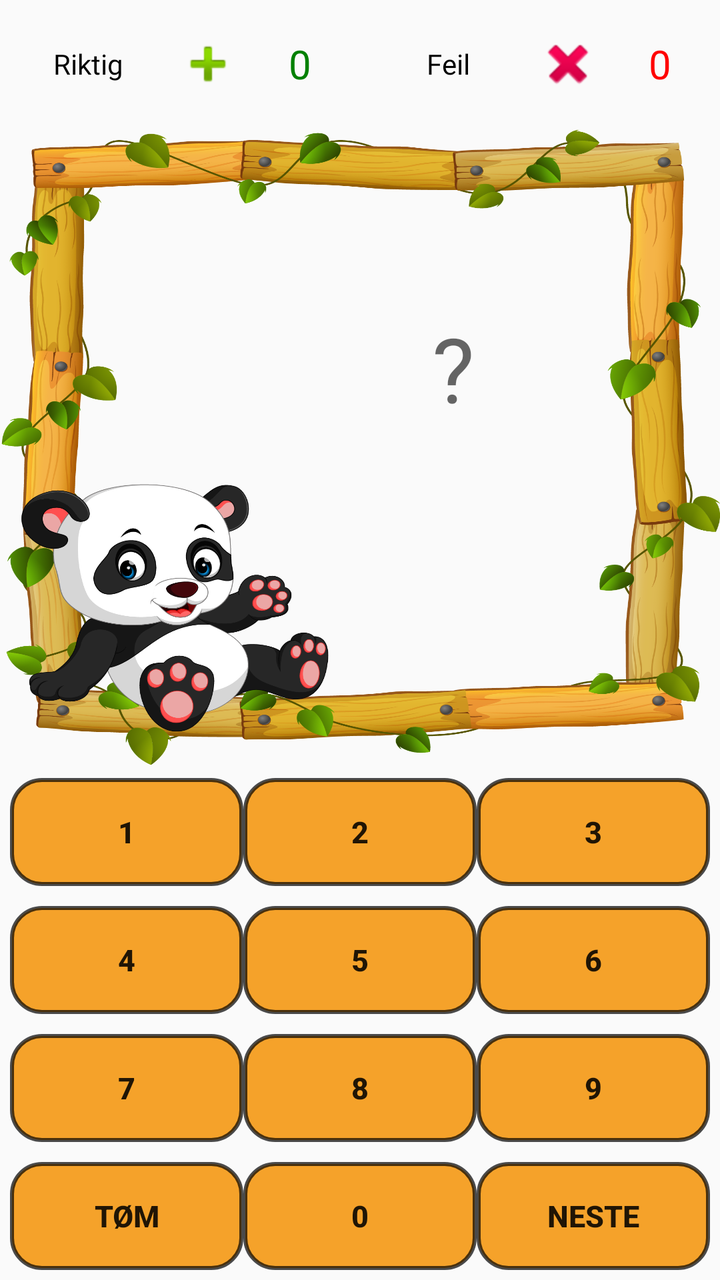
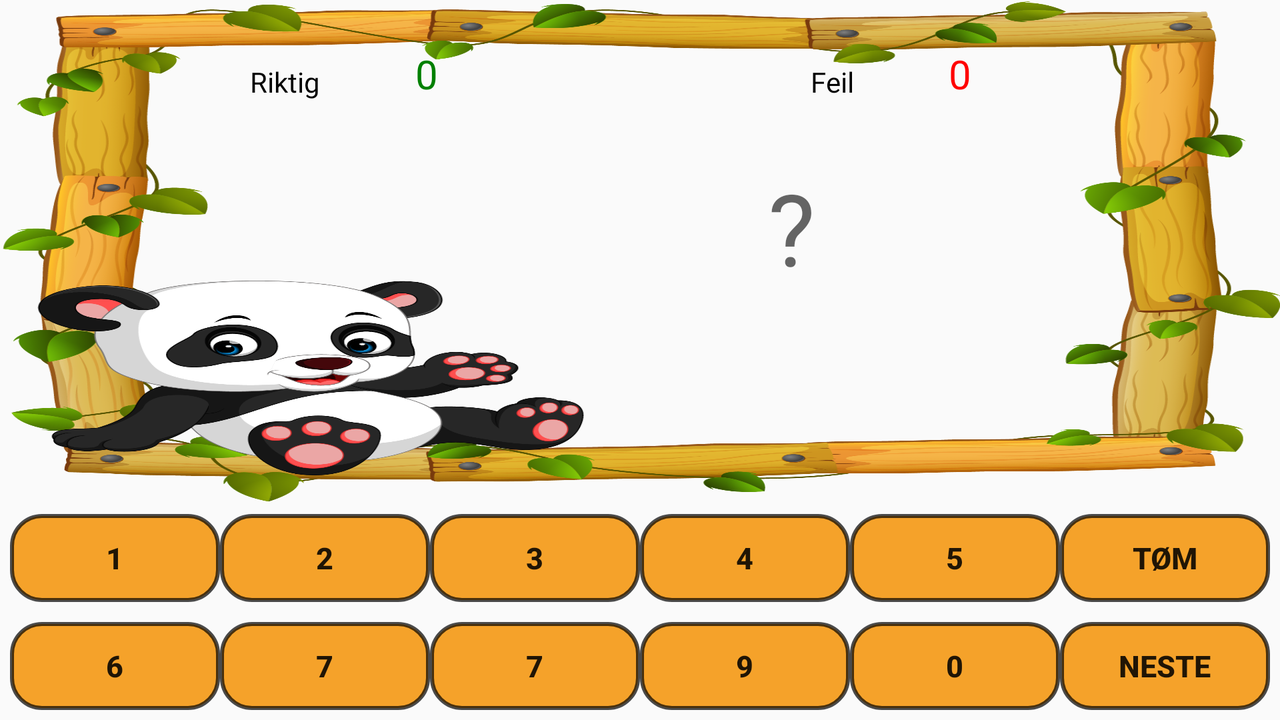

Two renders of one Android screen. The first uses the default layout on a phone; the second uses the alternative layout the repository ships for a different screen configuration, on a matching device. The two XML files are below.
<!-- AndroidManifest.xml: application theme AppTheme -->
<!-- res/layout/activity_spill.xml -->
<?xml version="1.0" encoding="utf-8"?>
<LinearLayout xmlns:android="http://schemas.android.com/apk/res/android"
    xmlns:app="http://schemas.android.com/apk/res-auto"
    xmlns:tools="http://schemas.android.com/tools"
    android:layout_width="match_parent"
    android:layout_height="match_parent"
    android:layout_alignParentBottom="true"
    android:baselineAligned="false"
    android:orientation="vertical"
    android:weightSum="10">

    <LinearLayout
        android:layout_width="match_parent"
        android:layout_height="0dp"
        android:layout_weight="1"
        android:orientation="horizontal"
        android:weightSum="6">


        <TextView
            android:id="@+id/riktig"
            android:layout_width="0dp"
            android:layout_height="match_parent"
            android:layout_weight="2"
            android:drawableRight="@android:drawable/ic_input_add"
            android:fontFamily="@font/bowlby_one"
            android:gravity="center"
            android:text="@string/antall_riktig"
            android:textColor="@color/ColorBlack" />


        <TextView
            android:id="@+id/antallRiktig"
            android:layout_width="0dp"
            android:layout_height="match_parent"
            android:layout_weight="1"
            android:gravity="center"
            android:text="0"
            android:textColor="@color/ColorGreen"
            android:textSize="20sp" />

        <TextView
            android:id="@+id/feil"
            android:layout_width="0dp"
            android:layout_height="match_parent"
            android:layout_weight="2"
            android:drawableRight="@android:drawable/ic_delete"
            android:fontFamily="@font/bowlby_one"
            android:gravity="center"
            android:text="@string/antall_feil"
            android:textColor="@color/ColorBlack" />

        <TextView
            android:id="@+id/antallFeil"
            android:layout_width="0dp"
            android:layout_height="match_parent"
            android:layout_weight="1"
            android:gravity="center"
            android:text="0"
            android:textColor="@color/ColorRed"
            android:textSize="20sp" />

    </LinearLayout>

    <LinearLayout
        android:id="@+id/rundeFerdigLayout"
        android:background="@drawable/panda_border"
        android:layout_width="match_parent"
        android:layout_height="0dp"
        android:orientation="vertical"
        android:gravity="center_horizontal"
        android:visibility="gone"
        android:layout_weight="5"
        >

        <TextView
            android:id="@+id/rundeFerdig"
            android:layout_width="350dp"
            android:layout_height="wrap_content"
            android:gravity="center"
            android:layout_marginTop="50dp"
            android:textColor="@color/colorPrimaryDark"
            android:textSize="20sp"
            android:visibility="visible" />

        <Button
            android:id="@+id/spilligjenBtn"
            android:layout_width="250dp"
            android:layout_height="wrap_content"
            android:layout_marginTop="15dp"
            android:background="@drawable/main_btn_blue"
            android:gravity="center"
            android:text="@string/spill_igjen"
            android:visibility="visible"></Button>

        <Button
            android:id="@+id/hjemBtn"
            android:layout_width="250dp"
            android:layout_height="wrap_content"
            android:layout_marginTop="15dp"
            android:background="@drawable/main_btn_grey"
            android:text="@string/avslutt"
            android:visibility="visible"></Button>
    </LinearLayout>


    <LinearLayout
        android:id="@+id/linearLayout"
        android:layout_width="match_parent"
        android:layout_height="0dp"
        android:layout_weight="5"
        android:orientation="horizontal"
        android:weightSum="5"
        android:background="@drawable/panda_border">


        <ImageView
            android:id="@+id/riktigAnimasjon"
            app:srcCompat="@drawable/riktig"
            android:layout_width="match_parent"
            android:layout_height="match_parent"
            android:visibility="gone" />

        <ImageView
            android:id="@+id/feilAnimasjon"
            app:srcCompat="@drawable/feil"
            android:layout_width="match_parent"
            android:layout_height="match_parent"
            android:visibility="gone" />


        <TextView
            android:id="@+id/spmTxt"
            android:layout_width="0dp"
            android:layout_height="match_parent"
            android:layout_weight="3"
            android:textColor="@color/ColorGold"
            android:textSize="45sp"
            android:gravity="center|right"
            android:paddingBottom="80dp" />


        <TextView
            android:id="@+id/svarTxt"
            android:layout_width="0dp"
            android:layout_height="match_parent"
            android:layout_weight="2"
            android:gravity="center|left"
            android:hint="@string/skriv_svaret_her"
            android:inputType="none"
            android:paddingBottom="80dp"
            android:textColor="@color/ColorGold"
            android:textSize="45sp" />


    </LinearLayout>


    <LinearLayout
        android:layout_width="match_parent"
        android:layout_height="0dp"
        android:layout_weight="4"
        android:orientation="vertical"
        android:weightSum="4">

        <LinearLayout
            android:layout_width="match_parent"
            android:layout_height="0dp"
            android:layout_weight="1"
            android:orientation="horizontal"
            android:padding="5dp"
            android:weightSum="3">

            <Button
                android:id="@+id/number_1"
                android:layout_width="match_parent"
                android:layout_height="match_parent"
                android:layout_weight="1"
                android:background="@drawable/number"
                android:text="1"
                android:textSize="15sp"
                android:textStyle="bold" />

            <Button
                android:id="@+id/number_2"
                android:layout_width="match_parent"
                android:layout_height="match_parent"
                android:layout_weight="1"
                android:background="@drawable/number"
                android:text="2"
                android:textSize="15sp"
                android:textStyle="bold" />

            <Button
                android:id="@+id/number_3"
                android:layout_width="match_parent"
                android:layout_height="match_parent"
                android:layout_weight="1"
                android:background="@drawable/number"
                android:text="3"
                android:textSize="15sp"
                android:textStyle="bold" />
        </LinearLayout>

        <LinearLayout
            android:layout_width="match_parent"
            android:layout_height="0dp"
            android:layout_weight="1"
            android:orientation="horizontal"
            android:padding="5dp"
            android:weightSum="3">

            <Button
                android:id="@+id/number_4"
                android:layout_width="match_parent"
                android:layout_height="match_parent"
                android:layout_weight="1"
                android:background="@drawable/number"
                android:text="4"
                android:textSize="15sp"
                android:textStyle="bold" />

            <Button
                android:id="@+id/number_5"
                android:layout_width="match_parent"
                android:layout_height="match_parent"
                android:layout_weight="1"
                android:background="@drawable/number"
                android:text="5"
                android:textSize="15sp"
                android:textStyle="bold" />

            <Button
                android:id="@+id/number_6"
                android:layout_width="match_parent"
                android:layout_height="match_parent"
                android:layout_weight="1"
                android:background="@drawable/number"
                android:text="6"
                android:textSize="15sp"
                android:textStyle="bold" />

        </LinearLayout>

        <LinearLayout
            android:layout_width="match_parent"
            android:layout_height="0dp"
            android:layout_weight="1"
            android:orientation="horizontal"
            android:padding="5dp"
            android:weightSum="3">

            <Button
                android:id="@+id/number_7"
                android:layout_width="match_parent"
                android:layout_height="match_parent"
                android:layout_weight="1"
                android:background="@drawable/number"
                android:text="7"
                android:textSize="15sp"
                android:textStyle="bold" />

            <Button
                android:id="@+id/number_8"
                android:layout_width="match_parent"
                android:layout_height="match_parent"
                android:layout_weight="1"
                android:background="@drawable/number"
                android:text="8"
                android:textSize="15sp"
                android:textStyle="bold" />

            <Button
                android:id="@+id/number_9"
                android:layout_width="match_parent"
                android:layout_height="match_parent"
                android:layout_weight="1"
                android:background="@drawable/number"
                android:text="9"
                android:textSize="15sp"
                android:textStyle="bold" />
        </LinearLayout>

        <LinearLayout
            android:layout_width="match_parent"
            android:layout_height="0dp"
            android:layout_weight="1"
            android:orientation="horizontal"
            android:padding="5dp"
            android:weightSum="3">

            <Button
                android:id="@+id/backspace"
                android:layout_width="match_parent"
                android:layout_height="match_parent"
                android:layout_weight="1"
                android:background="@drawable/number"
                android:text="@string/tom"
                android:textSize="15sp"
                android:textStyle="bold" />

            <Button
                android:id="@+id/number_0"
                android:layout_width="match_parent"
                android:layout_height="match_parent"
                android:layout_weight="1"
                android:background="@drawable/number"
                android:text="0"
                android:textSize="15sp"
                android:textStyle="bold" />

            <Button
                android:id="@+id/svarBtn"
                android:layout_width="match_parent"
                android:layout_height="match_parent"
                android:layout_weight="1"
                android:background="@drawable/number"
                android:text="@string/neste"
                android:textSize="15sp"
                android:textStyle="bold" />
        </LinearLayout>

    </LinearLayout>

</LinearLayout>
<!-- resources referenced by this layout -->
<resources>
  <color name="ColorBlack">#000000</color>
  <color name="ColorGold">#FFBF00</color>
  <color name="ColorGreen">#008000</color>
  <color name="ColorRed">#FF0000</color>
  <color name="colorPrimaryDark">#00574B</color>
  <!-- drawable feil: png bitmap (drawable, 41317 bytes) -->
  <!-- drawable main_btn_blue (drawable) -->
  <?xml version="1.0" encoding="utf-8"?>
  <shape xmlns:android="http://schemas.android.com/apk/res/android"
      android:shape="rectangle">
      <solid android:color="@color/ColorBlue"/>
      <corners android:radius="8dp"/>
  </shape>
  <!-- drawable main_btn_grey (drawable) -->
  <?xml version="1.0" encoding="utf-8"?>
  <shape xmlns:android="http://schemas.android.com/apk/res/android"
      android:shape="rectangle">
      <solid android:color="@color/ColorGrey"/>
      <corners android:radius="8dp"/>
  </shape>
  <!-- drawable number (drawable) -->
  <?xml version="1.0" encoding="utf-8"?>
  <shape xmlns:android="http://schemas.android.com/apk/res/android" android:shape="rectangle">
      <solid android:color="#E6F59914" />
      <stroke android:width="2dp" android:color="#B3000000"/>
      <corners android:radius="15dp"/>
  </shape>
  <!-- drawable panda_border: png bitmap (drawable, 660934 bytes) -->
  <!-- drawable riktig: png bitmap (drawable, 34933 bytes) -->
  <string name="antall_feil">"Feil"</string>
  <string name="antall_riktig">Riktig</string>
  <string name="avslutt">Avslutt</string>
  <string name="neste">Neste</string>
  <string name="skriv_svaret_her">"?"</string>
  <string name="spill_igjen">Spill igjen</string>
  <string name="tom">TØM</string>
  <style name="AppTheme" parent="Theme.AppCompat.Light.NoActionBar">
          
          <item name="colorPrimary">@color/colorPrimary</item>
          <item name="colorPrimaryDark">@color/colorPrimaryDark</item>
          <item name="colorAccent">@color/colorAccent</item>
      </style>
  <color name="ColorBlue">#00FFFF</color>
  <color name="ColorGrey">#E3E3E3</color>
  <color name="colorPrimary">#008577</color>
  <color name="colorAccent">#D81B60</color>
</resources>
<!-- res/layout-land/activity_spill.xml (the repository's variant of the layout above) -->
<!-- drawn on the phone turned sideways -->
<?xml version="1.0" encoding="utf-8"?>
<LinearLayout xmlns:android="http://schemas.android.com/apk/res/android"
    xmlns:app="http://schemas.android.com/apk/res-auto"
    android:layout_width="match_parent"
    android:layout_height="match_parent"
    xmlns:tools="http://schemas.android.com/tools"
    android:layout_alignParentBottom="true"
    android:baselineAligned="false"
    android:orientation="vertical"
    android:weightSum="10"
    tools:context=".Spill">


    <LinearLayout
        android:layout_width="match_parent"
        android:layout_height="0dp"
        android:layout_weight="7"
        android:background="@drawable/panda_border"
        android:orientation="vertical"
        android:weightSum="10">

        <ImageView
            android:id="@+id/riktigAnimasjon"
            android:layout_width="match_parent"
            android:layout_height="match_parent"
            android:padding="50dp"
            android:visibility="gone"
            app:srcCompat="@drawable/riktig" />

        <ImageView
            android:id="@+id/feilAnimasjon"
            android:layout_width="match_parent"
            android:layout_height="match_parent"
            android:padding="50dp"
            android:visibility="gone"
            app:srcCompat="@drawable/feil" />


        <LinearLayout
            android:layout_width="match_parent"
            android:layout_height="0dp"
            android:layout_weight="2"
            android:orientation="horizontal"
            android:weightSum="12">


            <TextView
                android:id="@+id/riktig"
                android:layout_width="0dp"
                android:layout_height="match_parent"
                android:layout_weight="3"
                android:fontFamily="@font/bowlby_one"
                android:gravity="bottom|right"
                android:text="@string/antall_riktig"
                android:textColor="@color/ColorBlack" />


            <TextView
                android:id="@+id/antallRiktig"
                android:layout_width="0dp"
                android:layout_height="match_parent"
                android:layout_weight="2"
                android:gravity="bottom|center"
                android:text="0"
                android:textColor="@color/ColorGreen"
                android:textSize="20sp" />

            <TextView
                android:id="@+id/feil"
                android:layout_width="0dp"
                android:layout_height="match_parent"
                android:layout_weight="3"
                android:fontFamily="@font/bowlby_one"
                android:gravity="bottom|right"
                android:text="@string/antall_feil"
                android:textColor="@color/ColorBlack" />

            <TextView
                android:id="@+id/antallFeil"
                android:layout_width="0dp"
                android:layout_height="match_parent"
                android:layout_weight="2"
                android:gravity="bottom|center"
                android:text="0"
                android:textColor="@color/ColorRed"
                android:textSize="20sp" />

        </LinearLayout>


        <LinearLayout
            android:id="@+id/rundeFerdigLayout"
            android:layout_width="match_parent"
            android:layout_height="0dp"
            android:layout_weight="8"
            android:gravity="center_horizontal"
            android:orientation="vertical"
            android:visibility="gone">

            <TextView
                android:id="@+id/rundeFerdig"
                android:layout_width="500dp"
                android:layout_height="wrap_content"
                android:layout_marginTop="10dp"
                android:gravity="center"
                android:textColor="@color/colorPrimaryDark"
                android:textSize="25sp"
                android:visibility="visible" />

            <Button
                android:id="@+id/spilligjenBtn"
                android:layout_width="250dp"
                android:layout_height="wrap_content"
                android:layout_marginTop="15dp"
                android:background="@drawable/main_btn_blue"
                android:gravity="center"
                android:text="@string/spill_igjen"
                android:visibility="visible"></Button>

            <Button
                android:id="@+id/hjemBtn"
                android:layout_width="250dp"
                android:layout_height="wrap_content"
                android:layout_marginTop="15dp"
                android:background="@drawable/main_btn_grey"
                android:text="@string/avslutt"
                android:visibility="visible"></Button>
        </LinearLayout>

        <LinearLayout
            android:id="@+id/linearLayout"
            android:layout_width="match_parent"
            android:layout_height="0dp"
            android:layout_weight="8"
            android:orientation="horizontal">


            <TextView
                android:id="@+id/spmTxt"
                android:layout_width="0dp"
                android:layout_height="match_parent"
                android:layout_weight="6"
                android:gravity="center|right"
                android:paddingBottom="75dp"
                android:textColor="@color/ColorGold"
                android:textSize="50sp" />

            <TextView
                android:id="@+id/svarTxt"
                android:layout_width="0dp"
                android:layout_height="match_parent"
                android:layout_weight="4"
                android:gravity="center|left"
                android:hint="@string/skriv_svaret_her"
                android:inputType="none"
                android:paddingBottom="75dp"
                android:textColor="@color/ColorGold"
                android:textSize="50sp" />

        </LinearLayout>

    </LinearLayout>


    <LinearLayout
        android:layout_width="match_parent"
        android:layout_height="0dp"
        android:layout_weight="3"
        android:orientation="vertical"
        android:weightSum="2">

        <LinearLayout
            android:layout_width="match_parent"
            android:layout_height="0dp"
            android:layout_weight="1"
            android:orientation="horizontal"
            android:padding="5dp"
            android:weightSum="6">

            <Button
                android:id="@+id/number_1"
                android:layout_width="match_parent"
                android:layout_height="match_parent"
                android:layout_weight="1"
                android:background="@drawable/number"
                android:text="1"
                android:textSize="15sp"
                android:textStyle="bold" />

            <Button
                android:id="@+id/number_2"
                android:layout_width="match_parent"
                android:layout_height="match_parent"
                android:layout_weight="1"
                android:background="@drawable/number"
                android:text="2"
                android:textSize="15sp"
                android:textStyle="bold" />

            <Button
                android:id="@+id/number_3"
                android:layout_width="match_parent"
                android:layout_height="match_parent"
                android:layout_weight="1"
                android:background="@drawable/number"
                android:text="3"
                android:textSize="15sp"
                android:textStyle="bold" />

            <Button
                android:id="@+id/number_4"
                android:layout_width="match_parent"
                android:layout_height="match_parent"
                android:layout_weight="1"
                android:background="@drawable/number"
                android:text="4"
                android:textSize="15sp"
                android:textStyle="bold" />

            <Button
                android:id="@+id/number_5"
                android:layout_width="match_parent"
                android:layout_height="match_parent"
                android:layout_weight="1"
                android:background="@drawable/number"
                android:text="5"
                android:textSize="15sp"
                android:textStyle="bold" />

            <Button
                android:id="@+id/backspace"
                android:layout_width="match_parent"
                android:layout_height="match_parent"
                android:layout_weight="1"
                android:background="@drawable/number"
                android:text="@string/tom"
                android:textSize="15sp"
                android:textStyle="bold" />
        </LinearLayout>

        <LinearLayout
            android:layout_width="match_parent"
            android:layout_height="0dp"
            android:layout_weight="1"
            android:orientation="horizontal"
            android:padding="5dp"
            android:weightSum="6">

            <Button
                android:id="@+id/number_6"
                android:layout_width="match_parent"
                android:layout_height="match_parent"
                android:layout_weight="1"
                android:background="@drawable/number"
                android:text="6"
                android:textSize="15sp"
                android:textStyle="bold" />

            <Button
                android:id="@+id/number_7"
                android:layout_width="match_parent"
                android:layout_height="match_parent"
                android:layout_weight="1"
                android:background="@drawable/number"
                android:text="7"
                android:textSize="15sp"
                android:textStyle="bold" />

            <Button
                android:id="@+id/number_8"
                android:layout_width="match_parent"
                android:layout_height="match_parent"
                android:layout_weight="1"
                android:background="@drawable/number"
                android:text="7"
                android:textSize="15sp"
                android:textStyle="bold" />

            <Button
                android:id="@+id/number_9"
                android:layout_width="match_parent"
                android:layout_height="match_parent"
                android:layout_weight="1"
                android:background="@drawable/number"
                android:text="9"
                android:textSize="15sp"
                android:textStyle="bold" />

            <Button
                android:id="@+id/number_0"
                android:layout_width="match_parent"
                android:layout_height="match_parent"
                android:layout_weight="1"
                android:background="@drawable/number"
                android:text="0"
                android:textSize="15sp"
                android:textStyle="bold" />

            <Button
                android:id="@+id/svarBtn"
                android:layout_width="match_parent"
                android:layout_height="match_parent"
                android:layout_weight="1"
                android:background="@drawable/number"
                android:text="@string/neste"
                android:textSize="15sp"
                android:textStyle="bold" />
        </LinearLayout>
    </LinearLayout>

</LinearLayout>
